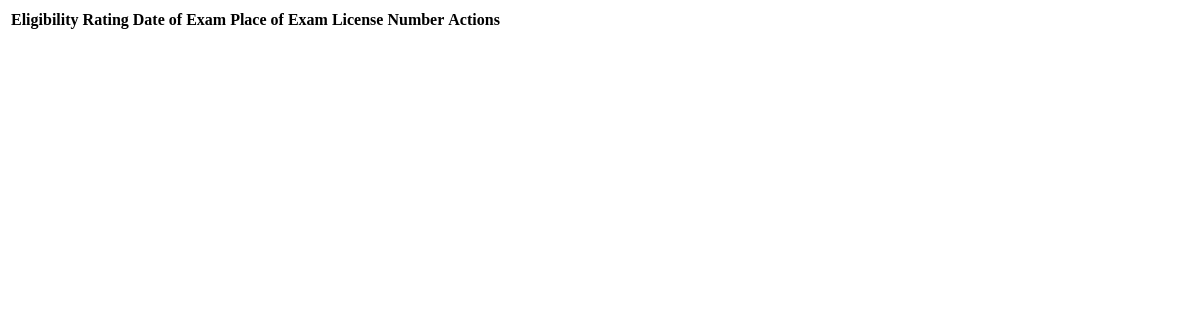
The page /eligibility-data/ (signed in) on the database as committed earlier.
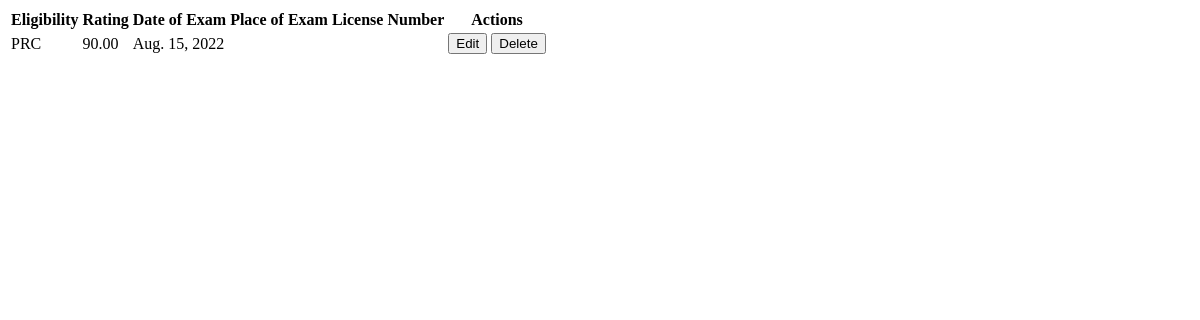
The same page on the database as committed later.
### rma/models.py (models this page shows, shortened)
class Eligibility(models.Model):
    user = models.ForeignKey(User, on_delete=models.CASCADE)
    eligibility = Uppercase('Eligibility', max_length=200)
    rating = models.DecimalField('Units Earned', max_digits=4, decimal_places=2)
    date_of_exam = models.DateField('Date of Examination/Conferment')
    place_of_exam = Uppercase('Place of Examination/Conferment', max_length=200, blank=True)
    license = Uppercase('License Number', max_length=50, blank=True)
    class Meta:
        verbose_name_plural = "Eligibility"

### rma/views.py (the view)
# urls.py: path('eligibility-data/', views.eligibility_data, name='eligibility-data'),
@login_required()
def eligibility_data(request):
    obj_eligibility = Eligibility.objects.filter(user_id=request.user)
    return render(request, 'loaded_data/eligibility_data.html', {'obj_eligibility':obj_eligibility})

### templates/loaded_data/eligibility_data.html
<div class="col-12">
    <table class="table">
        <thead>
            <tr>
                <th scope="col">Eligibility</th>
                <th scope="col">Rating</th>
                <th scope="col">Date of Exam</th>
                <th scope="col">Place of Exam</th>
                <th scope="col">License Number</th>
                <th scope="col">Actions</th>
            </tr>
        </thead>
        <tbody>
            {% for eligibility in obj_eligibility %}
                <tr>
                    <td>{{eligibility.eligibility}}</td>
                    <td>{{eligibility.rating}}</td>
                    <td>{{eligibility.date_of_exam}}</td>
                    <td>{{eligibility.place_of_exam}}</td>
                    <td>{{eligibility.license}}</td>
                    <td>
                        <button type="button" class="btn btn-primary btn-sm" hx-get="{% url 'eligibility-edit' eligibility.id %}" hx-target="#eligibility-modal-dialog" data-bs-toggle="modal" data-bs-target="#eligibility-modal">Edit</button>
                        <button type="button" class="btn btn-danger btn-sm" hx-get="{% url 'eligibility-delete' eligibility.id %}" hx-target="#delete-modal-dialog" data-bs-toggle="modal" data-bs-target="#delete-modal">Delete</button>
                    </td>
                </tr>
            {% endfor %}
        </tbody>
    </table>
</div>

Rows that differ between the two databases and show on the page:
added Eligibility: eligibility "PRC", rating "90.00", date_of_exam "Aug. 15, 2022"
